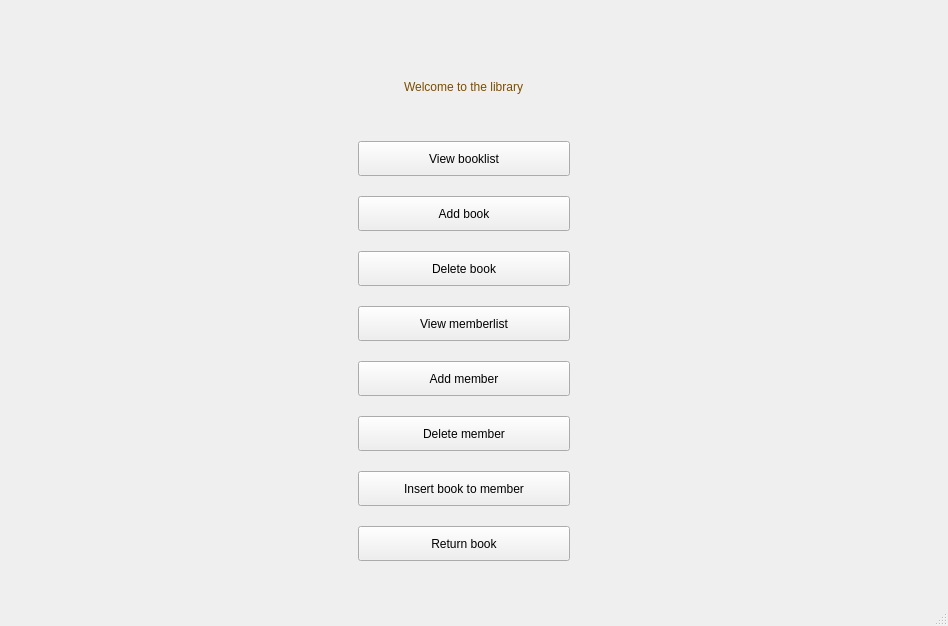
<?xml version="1.0" encoding="UTF-8"?>
<ui version="4.0">
 <class>Homepage</class>
 <widget class="QMainWindow" name="Homepage">
  <property name="geometry">
   <rect>
    <x>0</x>
    <y>0</y>
    <width>942</width>
    <height>626</height>
   </rect>
  </property>
  <property name="windowTitle">
   <string>MainWindow</string>
  </property>
  <widget class="QWidget" name="centralwidget">
   <layout class="QGridLayout" name="gridLayout_2">
    <item row="0" column="0">
     <layout class="QGridLayout" name="gridLayout">
      <property name="leftMargin">
       <number>260</number>
      </property>
      <property name="topMargin">
       <number>20</number>
      </property>
      <property name="rightMargin">
       <number>280</number>
      </property>
      <property name="bottomMargin">
       <number>5</number>
      </property>
      <item row="0" column="0">
       <widget class="QWidget" name="widget" native="true">
        <property name="minimumSize">
         <size>
          <width>390</width>
          <height>550</height>
         </size>
        </property>
        <property name="maximumSize">
         <size>
          <width>510</width>
          <height>16777215</height>
         </size>
        </property>
        <property name="styleSheet">
         <string notr="true"/>
        </property>
        <layout class="QVBoxLayout" name="verticalLayout_5">
         <item alignment="Qt::AlignHCenter">
          <widget class="QLabel" name="label">
           <property name="styleSheet">
            <string notr="true">font: 26pt &quot;Javanese Text&quot;;
background: transparent;
color:rgb(122, 77, 0);
</string>
           </property>
           <property name="text">
            <string>Welcome to the library</string>
           </property>
          </widget>
         </item>
         <item>
          <layout class="QGridLayout" name="gridLayout_4">
           <item row="0" column="0">
            <layout class="QVBoxLayout" name="verticalLayout_4">
             <property name="spacing">
              <number>20</number>
             </property>
             <property name="leftMargin">
              <number>80</number>
             </property>
             <property name="rightMargin">
              <number>80</number>
             </property>
             <property name="bottomMargin">
              <number>20</number>
             </property>
             <item>
              <widget class="QPushButton" name="pushButton_7">
               <property name="enabled">
                <bool>true</bool>
               </property>
               <property name="sizePolicy">
                <sizepolicy hsizetype="Minimum" vsizetype="Fixed">
                 <horstretch>0</horstretch>
                 <verstretch>0</verstretch>
                </sizepolicy>
               </property>
               <property name="minimumSize">
                <size>
                 <width>70</width>
                 <height>35</height>
                </size>
               </property>
               <property name="cursor">
                <cursorShape>PointingHandCursor</cursorShape>
               </property>
               <property name="text">
                <string>View booklist</string>
               </property>
              </widget>
             </item>
             <item>
              <widget class="QPushButton" name="pushButton_6">
               <property name="minimumSize">
                <size>
                 <width>0</width>
                 <height>35</height>
                </size>
               </property>
               <property name="cursor">
                <cursorShape>PointingHandCursor</cursorShape>
               </property>
               <property name="text">
                <string>Add book</string>
               </property>
              </widget>
             </item>
             <item>
              <widget class="QPushButton" name="pushButton_4">
               <property name="minimumSize">
                <size>
                 <width>0</width>
                 <height>35</height>
                </size>
               </property>
               <property name="cursor">
                <cursorShape>PointingHandCursor</cursorShape>
               </property>
               <property name="text">
                <string>Delete book</string>
               </property>
              </widget>
             </item>
             <item>
              <widget class="QPushButton" name="pushButton_3">
               <property name="minimumSize">
                <size>
                 <width>0</width>
                 <height>35</height>
                </size>
               </property>
               <property name="cursor">
                <cursorShape>PointingHandCursor</cursorShape>
               </property>
               <property name="text">
                <string>View memberlist</string>
               </property>
              </widget>
             </item>
             <item>
              <widget class="QPushButton" name="pushButton_2">
               <property name="minimumSize">
                <size>
                 <width>0</width>
                 <height>35</height>
                </size>
               </property>
               <property name="cursor">
                <cursorShape>PointingHandCursor</cursorShape>
               </property>
               <property name="text">
                <string>Add member</string>
               </property>
              </widget>
             </item>
             <item>
              <widget class="QPushButton" name="pushButton_5">
               <property name="minimumSize">
                <size>
                 <width>0</width>
                 <height>35</height>
                </size>
               </property>
               <property name="cursor">
                <cursorShape>PointingHandCursor</cursorShape>
               </property>
               <property name="text">
                <string>Delete member</string>
               </property>
              </widget>
             </item>
             <item>
              <widget class="QPushButton" name="pushButton">
               <property name="minimumSize">
                <size>
                 <width>0</width>
                 <height>35</height>
                </size>
               </property>
               <property name="cursor">
                <cursorShape>PointingHandCursor</cursorShape>
               </property>
               <property name="text">
                <string>Insert book to member</string>
               </property>
              </widget>
             </item>
             <item>
              <widget class="QPushButton" name="pushButton_8">
               <property name="minimumSize">
                <size>
                 <width>0</width>
                 <height>35</height>
                </size>
               </property>
               <property name="cursor">
                <cursorShape>PointingHandCursor</cursorShape>
               </property>
               <property name="text">
                <string>Return book</string>
               </property>
              </widget>
             </item>
            </layout>
           </item>
          </layout>
         </item>
        </layout>
       </widget>
      </item>
     </layout>
    </item>
   </layout>
  </widget>
  <widget class="QMenuBar" name="menubar">
   <property name="geometry">
    <rect>
     <x>0</x>
     <y>0</y>
     <width>942</width>
     <height>17</height>
    </rect>
   </property>
  </widget>
  <widget class="QStatusBar" name="statusbar"/>
 </widget>
 <resources/>
 <connections/>
</ui>
